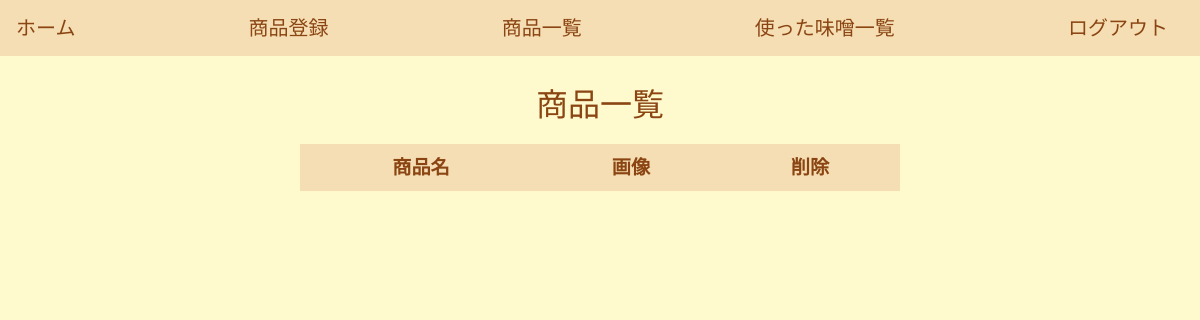
Before: /accounts/items_list/ (signed in) with the older database file.
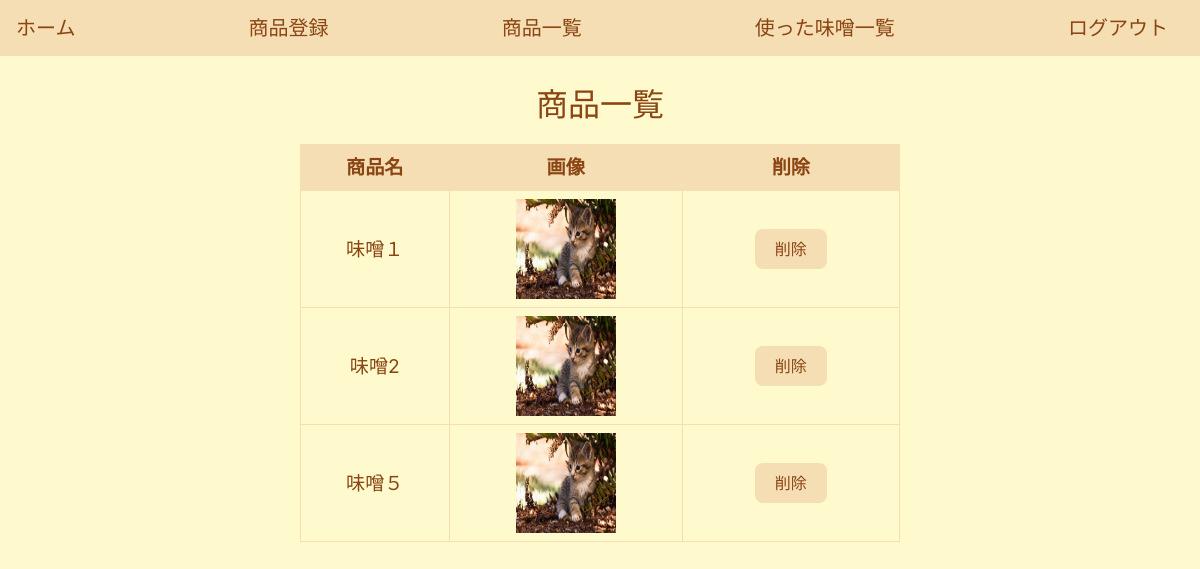
After: the same page with the newer database file.
### accounts/models.py (models this page shows, shortened)
class Item(models.Model):
    user = models.ForeignKey(Users, on_delete=models.CASCADE, null=False)
    name = models.CharField(verbose_name='商品名', max_length=40)
    image = models.ImageField(verbose_name='画像', upload_to='item_images/', blank=True, null=True)
    used_miso = models.BooleanField(verbose_name='使った味噌', default=False)
    thoughts = models.TextField(verbose_name='メモ・感想', null=True, blank=True)
    taste_rating = models.IntegerField(verbose_name='味', choices=[(1, '1'), (2, '2'), (3, '3')], null=True, blank=True)
    appearance_rating = models.IntegerField(verbose_name='見た目', choices=[(1, '1'), (2, '2'), (3, '3')], null=True, blank=True)
    created_at = models.DateTimeField(verbose_name='作成日時', default=timezone.now)
    updated_at = models.DateTimeField(verbose_name='編集日時', blank=True, null=True)

### accounts/views.py (the view)
# urls.py: path('items_list/', ItemsListView.as_view(), name='items_list'),
class ItemsListView(ListView):
    template_name = 'items_list.html'
    model = Item
    def get_queryset(self):
        user_items = Item.objects.filter(user=self.request.user)
        return user_items
    def get_context_data(self, **kwargs):
        context = super().get_context_data(**kwargs)
        user = self.request.user
        user_items = Item.objects.filter(user=user)
        checked_items = user_items.filter(used_miso=True)
        context['used_miso_list'] = checked_items
        return context

### templates/items_list.html (shortened to what this page needs)
{% extends 'base.html' %}
{% block content %}
<div class="centered-container">
    <h2>商品一覧</h2>
    <table>
        <thead>
            <tr>
                <th class="item-name">商品名</th>
                <th class="item-name">画像</th>
                <th class="item-name">削除</th>
            </tr>
        </thead>
        <tbody>
            {% for item in object_list %}
            <tr>
                <td><a href="{% url 'accounts:items_update' pk=item.pk %}" class="item-name">{{ item.name }}</a></td>
                <td>
                    {% if item.image %}
                    <img src="{{ item.image.url }}" alt="{{ item.name }}" width="100" height="100">
                    {% endif %}
                </td>
                <td>
                    <a href="{% url 'accounts:items_delete' pk=item.pk %}" class="button">削除</a>
                </td>
            </tr>
            {% endfor %}
        </tbody>
    </table>
</div>
{% endblock %}

### templates/base.html (shortened to what this page needs)
{% load static %}
<!DOCTYPE html>
<html lang="ja">
   <head>
      <link rel="stylesheet" href="https://cdn.jsdelivr.net/npm/bootstrap@4.3.1/dist/css/bootstrap.min.css">
      <link rel="stylesheet" href="{% static 'css/styles.css' %}">
   </head>
   <body>
      <nav class="navbar">
        {% if user.is_authenticated %}
          <a class="navbar-brand" href="{% url 'accounts:home' %}">ホーム</a>
          <a class="navbar-brand" href="{% url 'accounts:item_regist' %}">商品登録</a>
          <a class="navbar-brand" href="{% url 'accounts:items_list' %}">商品一覧</a>
          <a class="navbar-brand" href="{% url 'accounts:used_miso_list' %}">使った味噌一覧</a>
          <a class="navbar-brand" href="{% url 'accounts:user_logout' %}">ログアウト</a>
        {% else %}
          <a class="navbar-brand" href="{% url 'accounts:user_login' %}">ログイン</a>
          <a class="navbar-brand" href="{% url 'accounts:regist' %}">ユーザー登録</a>
        {% endif %}
      </nav>
      {% block content %}{% endblock %}
   </body>
</html>

### static/css/styles.css (style rules this page uses)
body { background-color: #fffacd; }
.navbar { background-color: #f5deb3; }
.navbar-brand { color: #8b4513; }
h2 { color: #8b4513; }
.item-name { font-size: 1.2em; color: #8b4513; }
.button { background-color: #f5deb3; color: #8b4513; border: none; border-radius: 8px; padding: 10px 20px; text-align: center; display: inline-block; text-decoration: none; }
.centered-container { width: 100%; display: flex; justify-content: center; align-items: center; flex-direction: column; margin-top: 10px; }
.centered-container h2 { margin-top: 20px; margin-bottom: 20px; text-align: center; }
.centered-container .button { display: inline; margin: 10px 10px 0; }
.button { margin: 0 10px; }
table { border-collapse: collapse; width: 50%; }
th, td { border: 1px solid #f5deb3; padding: 8px; text-align: center; }
th { background-color: #f5deb3; }

Changed rows visible on the page:
added Item: name "味噌１", image (picture)
added Item: name "味噌2", image (picture)
added Item: name "味噌５", image (picture)
